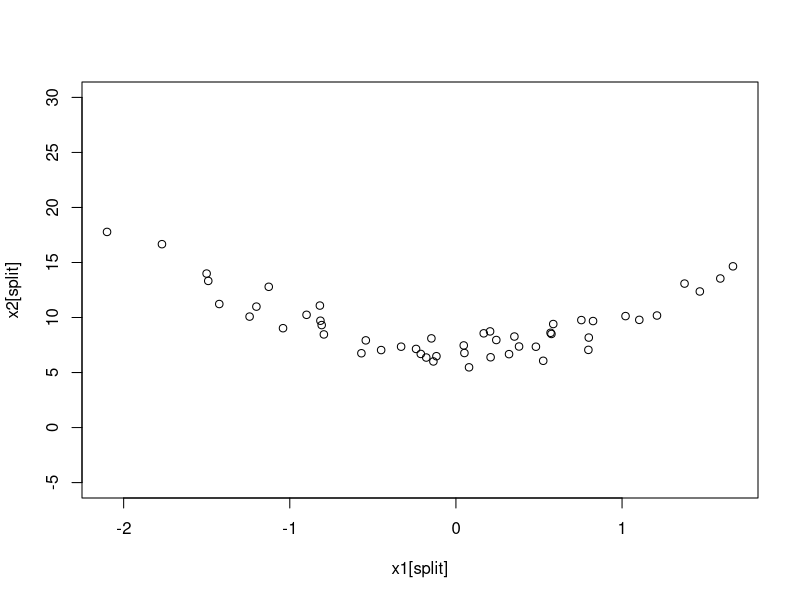

This figure's R source: (Note: this script raises an error after producing the figure.)
# 4. 
# 
# Generate a simulated two-class data 
# set with 100 observations and
# two features in which there is a 
# visible but non-linear separation be-
# tween the two classes. 

library(e1071)
set.seed(131)
x1 = rnorm(100)
x2 = 3 * x1^2 + 4 + rnorm(100)
split = sample(100, 50)
x2[split] = x2[split] + 3
x2[-split] = x2[-split] - 3

plot(x1[split], x2[split], ylim = c(-5, 30))
points(x[-split], y[-split], col = "red")
max(y)
min(y)


#Show that 
# in this setting, a support vector
# machine with a polynomial kernel 
# (with degree greater than 1) or a
# radial kernel will outperform a support 
# vector classifier on the train-
#   ing data. 

set.seed(315)
y = rep(0, 100)
y[split] = 1
# Take 25 observations each from train and -train
train = c(sample(split, 25), sample(setdiff(1:100, split), 25))
data.train = data.frame(x1=x1[train], x2=x2[train], y=as.factor(y[train]))
data.test = data.frame(x1=x1[-train], x2=x2[-train], y=as.factor(y[-train]))

svmfit.lin = svm(y~., data = data.train, kernel = "linear", cost = 10, 
                 scale = F, decision.values = T)
plot(svmfit.lin, data.train)
table(y[train], predict(svmfit.lin, data.train))

set.seed(996)
svmfit.rad = svm(y~., data = data.train, kernel = "radial", cost = 10, 
                 gamma = 1, decision.values = T)
plot(svmfit.rad, data.train)
table(y[train], predict(svmfit.rad, data.train))

set.seed(32545)
svmfit.poly = svm(y~., data = data.train, kernel = "polynomial", cost = 10, 
                 gamma = 1, degree = 3, decision.values = T)
plot(svmfit.poly, data.train)
table(y[train], predict(svmfit.poly, data.train))


# Which technique performs 
# best on the test data? 

svmfit.lin = svm(y~., data = data.test, kernel = "linear", cost = 10, 
                 scale = F, decision.values = T)
plot(svmfit.lin, data.test)
table(y[-train], predict(svmfit.lin, data.test))

svmfit.rad = svm(y~., data = data.test, kernel = "radial", cost = 10, 
                 gamma = 1, decision.values = T)
plot(svmfit.rad, data.test)
table(y[-train], predict(svmfit.rad, data.test))

svmfit.poly = svm(y~., data = data.test, kernel = "polynomial", cost = 10, 
                  gamma = 1, degree = 3, decision.values = T)
plot(svmfit.poly, data.test)
table(y[-train], predict(svmfit.poly, data.test))

# Radial works the best


# Make
# plots and report training and test 
# error rates in order to back up
# your assertions.

library(ROCR)
set.seed(1)

rocplot = function(pred, truth, ...){
  predob = prediction(pred, truth)
  perf = performance(predob, "tpr", "fpr")
  plot(perf, ...)
}

par(mfrow=c(1,2))
fitted = attributes(predict(svmfit.lin, data.train, 
                            decision.values = T))$decision.values
rocplot(fitted, data.train[, "y"], main = "Train Data")
fitted = attributes(predict(svmfit.rad, data.train, 
                            decision.values = T))$decision.values
rocplot(fitted, data.train[, "y"], add = T, col = "red")
fitted = attributes(predict(svmfit.poly, data.train, 
                            decision.values = T))$decision.values
rocplot(fitted, data.train[, "y"], add = T, col = "blue")

fitted = attributes(predict(svmfit.lin, data.test, 
                            decision.values = T))$decision.values
rocplot(fitted, data.test[, "y"], main = "Test Data")
fitted = attributes(predict(svmfit.rad, data.test, 
                            decision.values = T))$decision.values
rocplot(fitted, data.test[, "y"], add = T, col = "red")
fitted = attributes(predict(svmfit.poly, data.test, 
                            decision.values = T))$decision.values
rocplot(fitted, data.test[, "y"], add = T, col = "blue")
